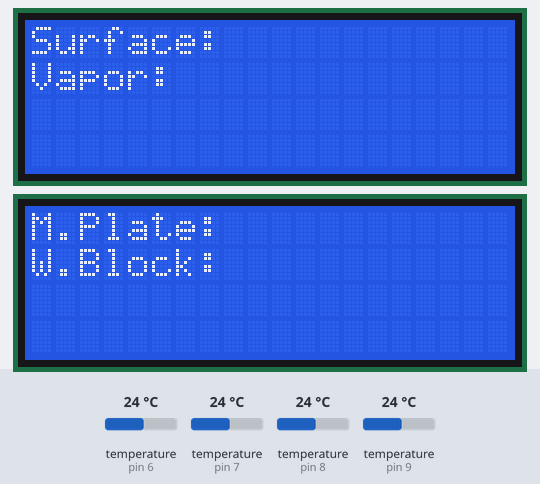
Bench run of a sketch on a simulated Arduino Uno, built with avr-gcc and run on an emulated ATmega328P. On the bench: 2 × 20×4 character LCD. The test bench sets the inputs (shaded band); at power-on: temperature (sensors on pin 6, pin 7, pin 8, pin 9) 24 °C.

Above: at 1.4 s.
1.5 s: temperature (sensor on pin 6) set to 12 °C
At 3.6 s:
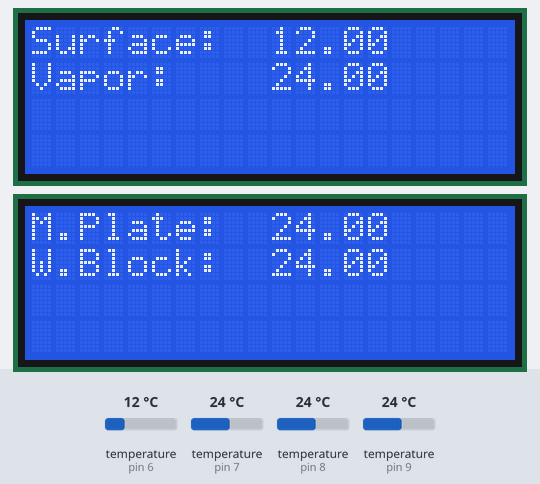
7.3 s: temperature (sensor on pin 7) set to 12 °C
At 8.4 s:
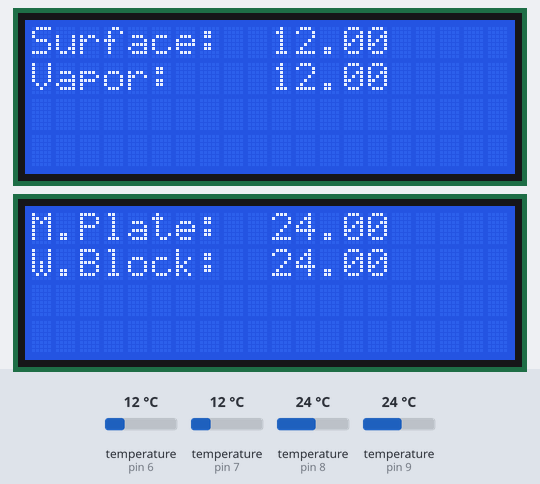
13.1 s: temperature (sensor on pin 8) set to 12 °C
At 16.8 s:
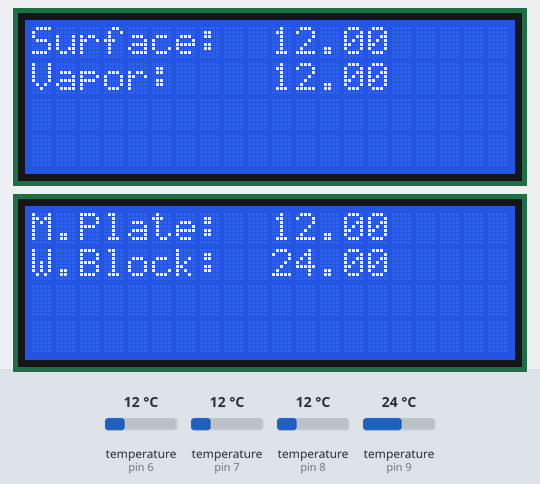
18.9 s: temperature (sensor on pin 9) set to 12 °C
At 20.4 s:
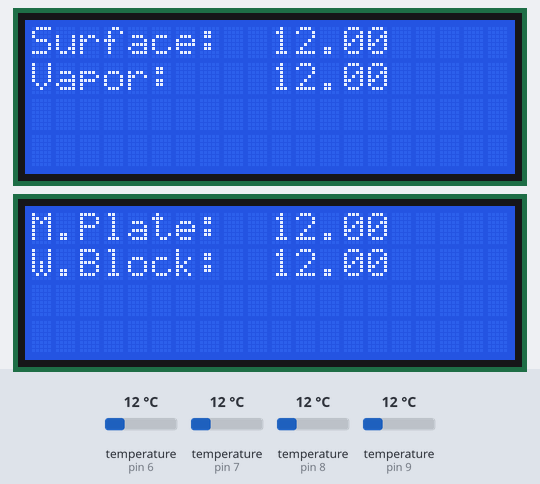
24.7 s: temperature (sensor on pin 6) set to 19 °C
30.5 s: temperature (sensor on pin 7) set to 19 °C
At 32.3 s:
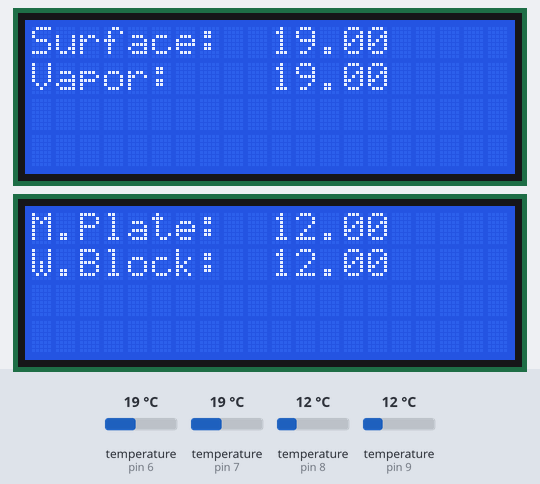
Timing chart, 0 to 33.8 s (numbered marks = the images above; inputs shaded):
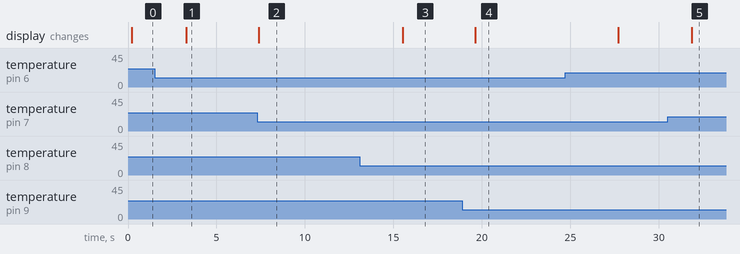

Measured:
- after the input at 1.5 s, the display: changes after 1.8 s (image 1)
- after the input at 7.3 s, the display: changes after 0.08 s (image 2)
- after the input at 13.1 s, the display: changes after 2.4 s (image 3)
- after the input at 18.9 s, the display: changes after 0.72 s (image 4)
- after the input at 30.5 s, the display: changes after 1.4 s (image 5)

The sketch:

cloud-chamber-temps.ino
```cpp
#include <Wire.h>
#include <LiquidCrystal_I2C.h>
#include <SPI.h>
#include <OneWire.h>
#include <DallasTemperature.h>

//#define ONE_WIRE_BUS 2

OneWire surface(6);
OneWire vapor(7);
OneWire midplate(8);
OneWire waterblock(9);

DallasTemperature sensorSurface(&surface);
DallasTemperature sensorVapor(&vapor);
DallasTemperature sensorMidplate(&midplate);
DallasTemperature sensorWaterblock(&waterblock);


LiquidCrystal_I2C lcd1(0x27,20,4);  // set the LCD address to 0x27 for a 16 chars and 2 line display
LiquidCrystal_I2C lcd2(0x26,20,4);  // set the LCD address to 0x27 for a 16 chars and 2 line display


void setup()
{

    sensorSurface.begin();
    sensorVapor.begin();
    sensorMidplate.begin();
    sensorWaterblock.begin();


  lcd1.init();                      // initialize the lcd
  lcd2.init();
  // Print a message to the LCD.
  lcd1.backlight();
  lcd1.setCursor(0,0); //(+right, line 0/1)
  lcd1.print("Surface:");
  lcd1.setCursor(0,1); //(+right, line 0/1)
  lcd1.print("Vapor:");

  lcd2.backlight();
  lcd2.setCursor(0,0);
  lcd2.print("M.Plate:");
  lcd2.setCursor(0,1);
  lcd2.print("W.Block:");

}


void loop()
{

  sensorSurface.requestTemperatures();
  sensorVapor.requestTemperatures();
  sensorMidplate.requestTemperatures();
  sensorWaterblock.requestTemperatures();


  lcd1.setCursor(10,0); //(+right, line 0/1)
  lcd1.print(sensorSurface.getTempCByIndex(0));
  lcd1.setCursor(10,1); //(+right, line 0/1)
  lcd1.print(sensorVapor.getTempCByIndex(0));


  lcd2.setCursor(10,0);
  lcd2.print(sensorMidplate.getTempCByIndex(0));
  lcd2.setCursor(10,1);
  lcd2.print(sensorWaterblock.getTempCByIndex(0));

  delay(1000);

}
```
